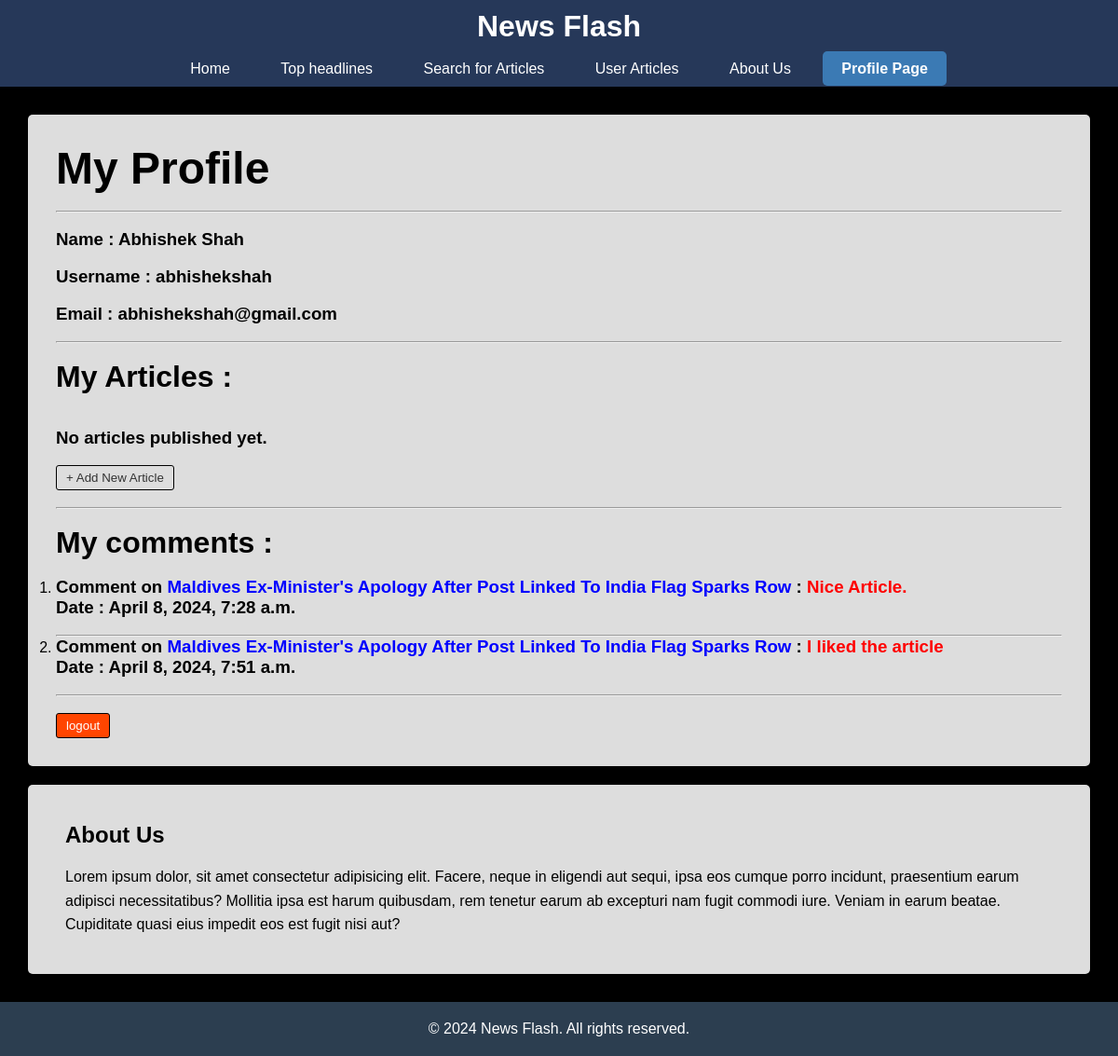
The app's page /profile/ (signed in) with its own data.
### home/models.py (models this page shows, shortened)
class Comment(models.Model):
    article = models.ForeignKey(Article, on_delete=models.CASCADE, related_name='comments')
    commenter_name = models.ForeignKey(User,default='' ,on_delete=models.CASCADE)
    content = models.TextField()
    created_at = models.DateTimeField(default=timezone.now)

class Article(models.Model):
    author = models.ForeignKey(User,default='' ,on_delete=models.CASCADE)
    title = models.CharField(max_length=200,default='')
    image = models.ImageField(upload_to='articles/', default='')
    summary = models.CharField(max_length=255,default='')
    content = models.TextField(default='')
    category = models.ForeignKey(Category, on_delete=models.CASCADE,default='')
    language = models.ForeignKey(Language, on_delete=models.CASCADE,default='')
    country = models.ForeignKey(Country, on_delete=models.CASCADE,default='')
    published_date = models.DateTimeField(default=timezone.now)
    likes = models.IntegerField(default=0)
    dislikes = models.IntegerField(default=0)
    unique_id = models.CharField(max_length=20, default='')
    status = models.ForeignKey(Status, on_delete=models.CASCADE,default=obj.pk)

### home/views.py (the view)
# urls.py: path("profile/", views.user_profile, name = "profile"),
def user_profile(request):
    articles = Article.objects.filter(author=request.user)
    comments = Comment.objects.filter(commenter_name=request.user)
    context = {
        'articles' : articles,
        'comments' : comments,
    }
    return render(request=request,template_name='profile.html',context=context)

### templates/profile.html (shortened to what this page needs)
{% extends "base1.html" %}
{% block content %}
<div class="news-article">
    <h1 style='font-size: xxx-large;'>My Profile</h1>
    <br>
    <hr>
    <br>
    <h3>Name : {{ user.first_name}} {{ user.last_name }} </h3>
    <br>
    <h3>Username : {{ user.username }} </h3>
    <br>
    <h3>Email : {{ user.email }}</h3>
    <br>
    <hr>
    <br>
    <h1>My Articles :</h1>
    <br>
    {% if articles %}
        <ol>
            {% for article in articles %}
                <br>
                <li>
                    <div class="news-article">
                        <section style="margin: 20; display: block;">
                        <p><h3>{{ article.title }}</h3></p>
                        {% if  article.image %}<p><img src="{{ article.image.url }}" style='height: 200px !important; width: auto !important;'></p>{% else %}<br/>{% endif %}
                        <p><h4>{% if article.author %} by {{ article.author }}{% endif %} - {{ article.source.name }}</h4></p>
                        <p>{% if article.published_date %} Published On : {{ article.published_date }}{% endif %}</p>
                        <p>{% if article.summary %}{{ article.summary }}{% endif %}</p>
                        <p>Likes :{{ article.likes }}</p>
                        <p style="color: blue;"> Status :{{article.status}} </p>
                        </section>
                    </div>
                    <hr>
                </li>
            {% endfor %}
        </ol>
    {% else %}
        <br/>
        <h3>No articles published yet.</h3>
    {% endif %}
    <br/>
    <form method="POST" action="{% url "add_article" %}">
        <button type="submit" style='border-color: black;'> + Add New Article</button>
    </form>
    <br>
    <hr>
    <br>
    <h1>My comments :</h1>
    {% if comments %}
        <br>
        <ol>
            {% for comment in comments %}
            <li>
                <h3>Comment on <strong style="color: blue;">{{ comment.article.title }}</strong> : <strong style="color: red;">{{ comment.content }}</strong></h3>
                <h3>Date : {{ comment.created_at }} </h3>
                <br>
                <hr>
            </li>
            {% endfor %}
        </ol>
    {% else %}
        <br/>
        <h3>No comments made yet.</h3>
    {% endif %}
    <br/>
    <form action="{% url 'logout' %}" method="POST" style="display: inline;">
        <button class="logout" type="submit" style="background-color: orangered; border-color: black; color: white;">logout</button>
    </form>
</div>
{% endblock content %}

### templates/base1.html (style rules this page uses)
* { margin: 0; padding: 0; box-sizing: border-box; }
body { font-family: Arial, sans-serif; background-color: #f4f4f4; }
.news-article { background-color: #dddddd; padding: 20px; padding-top: 20px; margin-bottom: 20px; border-radius: 5px; box-shadow: 0 0 10px rgba(0, 0, 0, 0.1); }
div { padding:30px !important; }
button { background-color: #ddd; color: #333; padding: 5px 10px; border: 1px solid #ccc; border-radius: 3px; cursor: pointer; }

### records on screen
Comment: article "Maldives Ex-Minister's Apology After Post Linked To India Flag Sparks Row", content "Nice Article.", created_at "April 8, 2024, 7:28 a.m."
Comment: article "Maldives Ex-Minister's Apology After Post Linked To India Flag Sparks Row", content "I liked the article", created_at "April 8, 2024, 7:51 a.m."

### other values on screen
{{ user.first_name }} "Abhishek"
{{ user.last_name }} "Shah"
{{ user.username }} "abhishekshah"
{{ user.email }} "abhishekshah@gmail.com"
